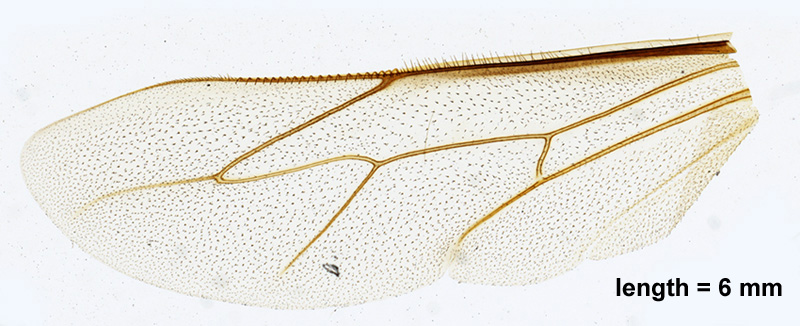
#> input picture Prove_2025/immagini/ala_ape.jpg, 800 x 326 px, found by its file name
$ python Ex2_collega.py
#> lines starting #> are read from the running program, lines starting #| are printed output that depends on the picture; after the words box and inside, x2 and y2 are one past the last pixel; in counts of white or black regions, pixels touching at a corner belong together
# -*- coding: utf-8 -*-
"""
Created on Sat Apr 19 14:09:02 2025

@author: david
"""
import skimage.io as io
import numpy as np
import matplotlib.pyplot as plt
import scipy.ndimage as ndi
import skimage.morphology as morph
import skimage.color as color

#EX2
x=np.float64(io.imread("../Immagini/ala_ape.jpg"))/255

plt.figure("Originale")
plt.imshow(x)
x=color.colorconv.rgb2hsv(x)
#> x: shape (326, 800, 3) float64; mean of channels 0, 1, 2 0.395, 0.0748, 0.93

plt.figure("Originale HSV")
plt.imshow(x)

HSV=[x[:,:,0],x[:,:,1],x[:,:,2]]
plt.figure("H")
plt.imshow(HSV[0],clim=[0,1],cmap='gray')
plt.figure("S")
plt.imshow(HSV[1],clim=[0,1],cmap='gray')
plt.figure("V")
plt.imshow(HSV[2],clim=[0,1],cmap='gray')

HSV[1]=ndi.median_filter(HSV[1],(5,5))
HSV[0]=ndi.median_filter(HSV[0],(5,5))

mask=(HSV[1]>0.15)|((HSV[0]>0.10)&(HSV[0]<0.11))
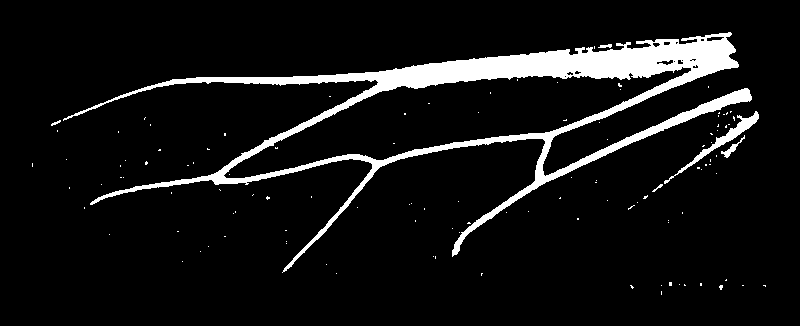
#> mask: shape (326, 800) bool; 7.9% white; 117 white regions (111 under 20 px), largest, box (x1, y1, x2, y2) and area: (63, 32, 752, 273) 19310, (664, 111, 759, 184) 694, (721, 135, 745, 158) 114, (598, 44, 612, 48) 38, (652, 184, 663, 192) 26, (51, 120, 61, 126) 25
mask=ndi.median_filter(mask,(3,3))
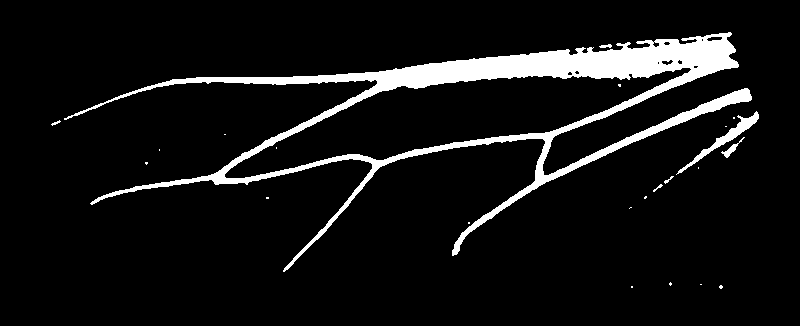
#> mask: shape (326, 800) bool; 7.8% white; 23 white regions (16 under 20 px), largest, box (x1, y1, x2, y2) and area: (64, 32, 752, 272) 19353, (676, 111, 759, 175) 661, (721, 137, 745, 158) 108

plt.figure("Mask")
plt.imshow(mask,clim=[0,1],cmap='gray')

s= np.ones((5,5))

mask=morph.binary_closing(mask,s)
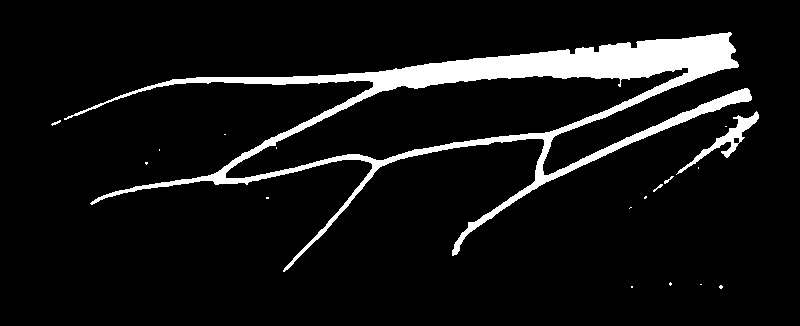
#> mask: shape (326, 800) bool; 8% white; 18 white regions (13 under 20 px), largest, box (x1, y1, x2, y2) and area: (64, 32, 752, 272) 19941, (676, 111, 759, 175) 846, (664, 176, 674, 184) 26, (653, 184, 663, 192) 25, (51, 120, 61, 126) 24

plt.figure("Mask morf")
plt.imshow(mask,clim=[0,1],cmap='gray')
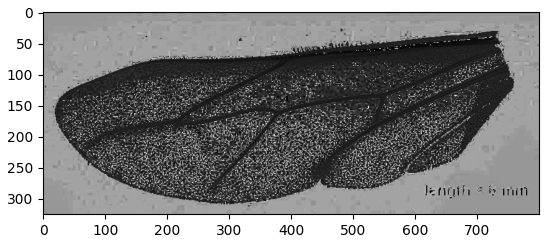
#> figure drawn by matplotlib, 1 panel
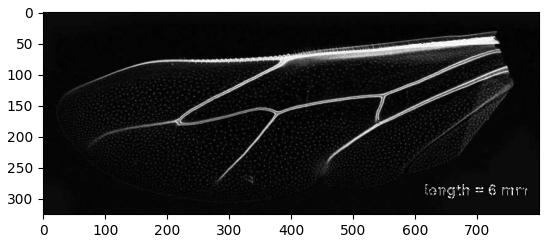
#> figure drawn by matplotlib, 1 panel
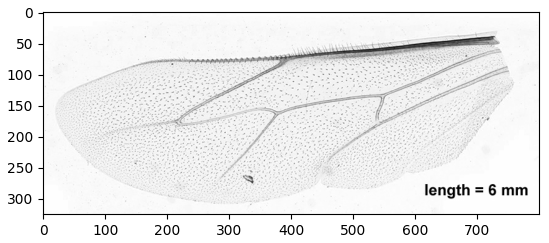
#> figure drawn by matplotlib, 1 panel
